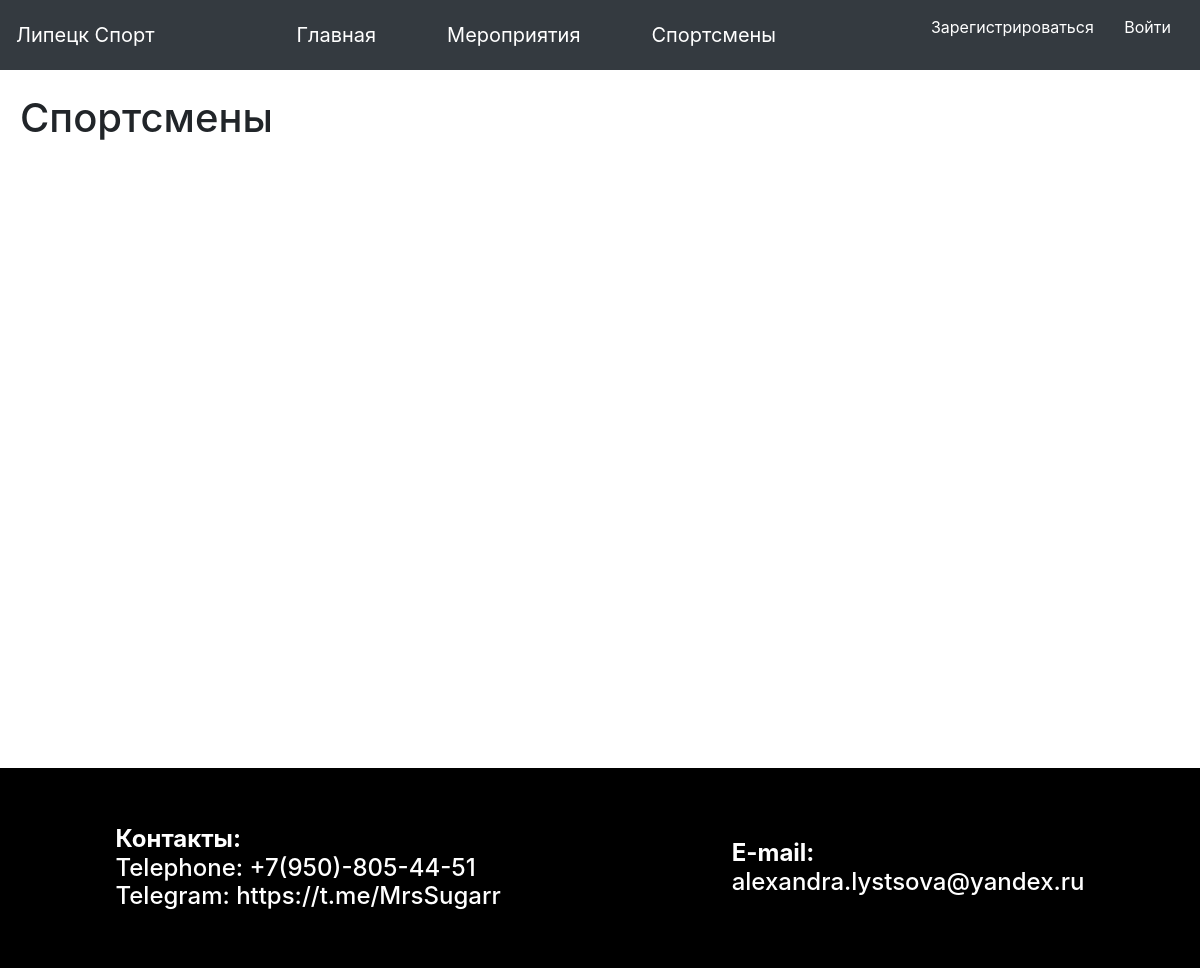
/athletes, run on an earlier commit of the app's database.
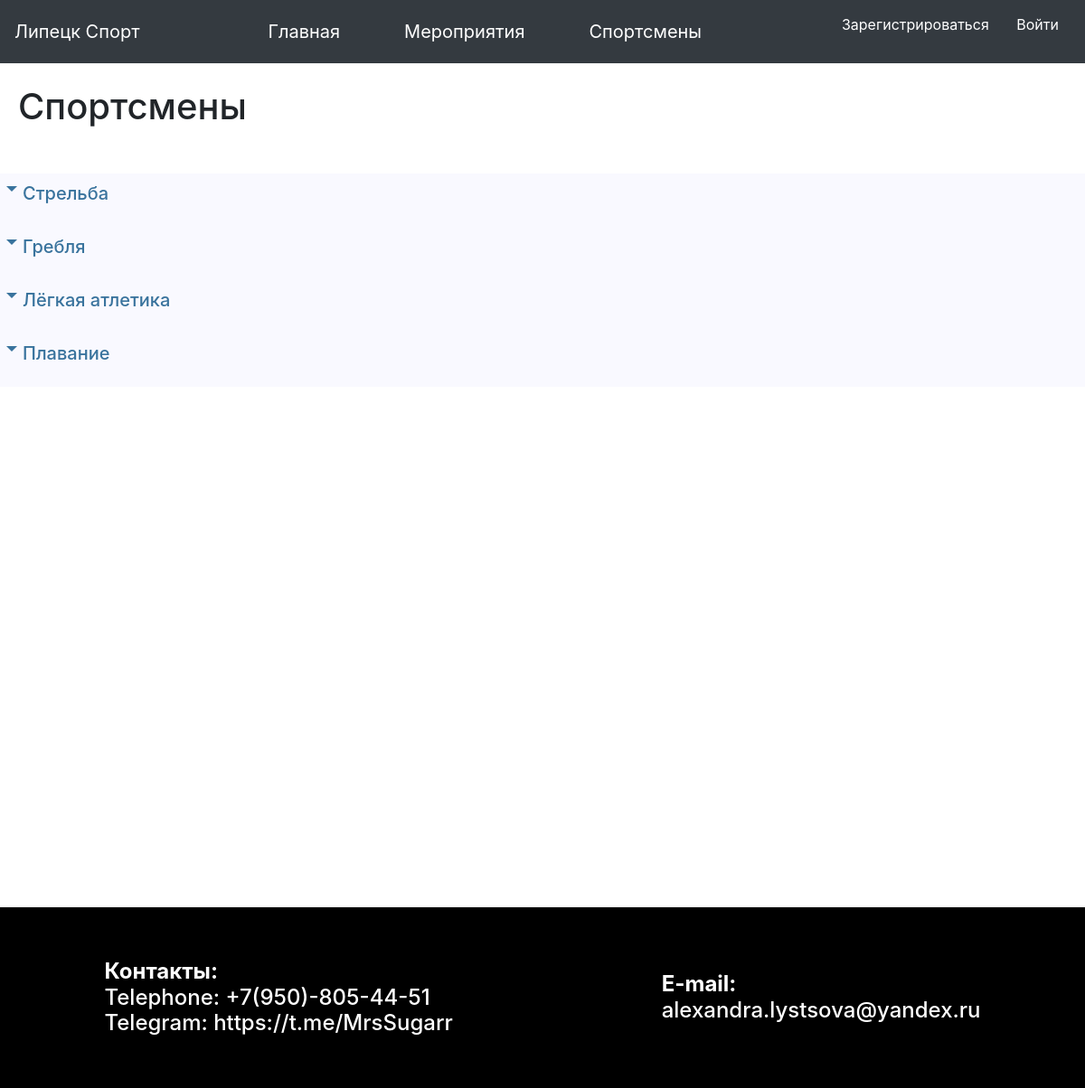
And on a later commit of the database.
### data/sport.py (models this page shows)
class Sport(SqlAlchemyBase, UserMixin, SerializerMixin):
    __tablename__ = 'sports'
    id = sqlalchemy.Column(sqlalchemy.Integer,
                           primary_key=True, autoincrement=True)
    sport = sqlalchemy.Column(sqlalchemy.String, nullable=True)
    im1 = sqlalchemy.Column(sqlalchemy.String, nullable=True)
    im2 = sqlalchemy.Column(sqlalchemy.String, nullable=True)

### main.py (the view)
@app.route('/athletes', methods=['GET', 'POST'])
def athlets():
    db_sess = create_session()
    sports = db_sess.query(Sport).all()
    athlets_dict = {}
    i = 1
    for t in sports:
        athletes = db_sess.query(Athletes).filter(Athletes.sport_id == t.id).all()
        if athletes:
            athlets_dict[(i, t.sport)] = [at for at in athletes]
            i += 1
    print([a for a in athlets_dict.keys()])
    return render_template('athletes.html', title='', athletes_keys=[a for a in athlets_dict.keys()],
                           athletes=athlets_dict)

### data/db_session.py (called while the page is built)
def create_session() -> Session:
    global __factory
    return __factory

### templates/athletes.html (shortened to what this page needs)
{% extends "base.html" %}
{% block content %}<br>
<h1 style=" margin-bottom: 50px; margin-left: 20px;">Спортсмены</h1>
{% for athlet in athletes_keys %}
<div class="info">
    <label for="info__body_{{athlet[0]}}" class="info__headline"><h5>{{athlet[1]}}</h5></label>
</div>
{% endfor %}
{% endblock %}

### templates/base.html (shortened to what this page needs)
<!doctype html>
<html lang="en">
<head>
    <link rel="stylesheet"
          href="https://stackpath.bootstrapcdn.com/bootstrap/4.4.1/css/bootstrap.min.css"
>
</head>
<body>
<header>
    <nav class="navbar navbar-light bg-dark">
        <a class="navbar-brand" style="color: white;" href="/">Липецк Спорт</a>
        <a class="navbar-brand" style="color: white;" href="/">Главная</a>
        <a class="navbar-brand" style="color: white;" href="/events">Мероприятия</a>
        <a class="navbar-brand" style="color: white;" href="/athletes">Спортсмены</a>
        {% if current_user.is_authenticated %}
        <a class="btn btn-primary-dark" href="/logout" style="color: white;">Выход</a>
        {% else %}
        <p>
            <a class="btn btn-primary-dark " href="/register" style="color: white;">Зарегистрироваться</a>
            <a class="btn btn-success-dark" href="/login" style="color: white;">Войти</a>
        </p>
        {% endif %}
    </nav>
</header>
<main role="main">
    {% block content %}{% endblock %}
</main><br><br><br><br><br><br><br><br><br><br><br><br><br><br><br><br><br><br><br><br><br><br><br><br>
    <footer style="height: 200px; width: 100%; background-color: rgb(0, 0, 0); display: flex;">
        <h4 style="color: white;font-size: 20;margin: auto;"><b>Контакты:</b><br>
            Telephone: +7(950)-805-44-51<br>
            Telegram: https://t.me/MrsSugarr<br></h4>
        <h4 style="color: white;font-size: 20;margin: auto;"><b>E-mail:</b><br>
            alexandra.lystsova@yandex.ru</h4>
    </footer>
</body>
</html>

### templates/athletes.html (style rules this page uses)
.info { background-color: #f9f9ff; padding: 10px 25px; }
.info__headline::before { content: ""; position: absolute; left: -18px; top: 4px; border: 6px solid #39739d; border-bottom-color: transparent; border-right-color: transparent; border-left-color: transparent; }
.info__headline { display: block; position: relative; margin-bottom: 15px; user-select: none; color: #39739d; font-weight: normal; cursor: pointer; }

What changed in the data, as far as the page shows it:
now on this page (row unchanged): Sport: sport "Стрельба"
added Sport: sport "Гребля"
added Sport: sport "Лёгкая атлетика"
added Sport: sport "Плавание"
